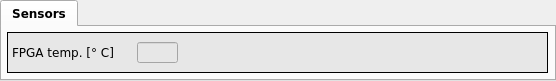
   <widget class="QTabWidget" name="MainSignalWindowTab_4">
    <property name="enabled">
     <bool>true</bool>
    </property>
    <property name="geometry">
     <rect>
      <x>5</x>
      <y>10</y>
      <width>556</width>
      <height>81</height>
     </rect>
    </property>
    <property name="sizePolicy">
     <sizepolicy hsizetype="Expanding" vsizetype="Expanding">
      <horstretch>0</horstretch>
      <verstretch>0</verstretch>
     </sizepolicy>
    </property>
    <property name="minimumSize">
     <size>
      <width>300</width>
      <height>75</height>
     </size>
    </property>
    <property name="font">
     <font>
      <family>DejaVu Sans</family>
      <pointsize>9</pointsize>
      <weight>75</weight>
      <bold>true</bold>
      <kerning>false</kerning>
     </font>
    </property>
    <property name="styleSheet">
     <string notr="true"/>
    </property>
    <property name="currentIndex">
     <number>0</number>
    </property>
    <property name="iconSize">
     <size>
      <width>16</width>
      <height>16</height>
     </size>
    </property>
    <property name="elideMode">
     <enum>Qt::ElideNone</enum>
    </property>
    <property name="usesScrollButtons">
     <bool>false</bool>
    </property>
    <widget class="QWidget" name="tab_4">
     <attribute name="title">
      <string>Sensors</string>
     </attribute>
     <widget class="caFrame" name="caframe_6">
      <property name="geometry">
       <rect>
        <x>5</x>
        <y>5</y>
        <width>541</width>
        <height>41</height>
       </rect>
      </property>
      <property name="styleSheet">
       <string notr="true">background-color: rgb(231, 231, 231);</string>
      </property>
      <property name="frameShape">
       <enum>QFrame::Box</enum>
      </property>
      <property name="frameShadow">
       <enum>QFrame::Plain</enum>
      </property>
      <property name="lineWidth">
       <number>1</number>
      </property>
      <property name="midLineWidth">
       <number>1</number>
      </property>
      <property name="background">
       <color>
        <red>0</red>
        <green>0</green>
        <blue>0</blue>
       </color>
      </property>
      <widget class="caRelatedDisplay" name="bpm_temp">
       <property name="geometry">
        <rect>
         <x>295</x>
         <y>10</y>
         <width>111</width>
         <height>21</height>
        </rect>
       </property>
       <property name="font">
        <font>
         <family>Sans Serif</family>
         <pointsize>10</pointsize>
        </font>
       </property>
       <property name="background">
        <color>
         <red>252</red>
         <green>220</green>
         <blue>123</blue>
        </color>
       </property>
       <property name="labels">
        <string notr="true">BPM T°C</string>
       </property>
       <property name="files">
        <string notr="true">temperatures</string>
       </property>
       <property name="args">
        <string notr="true">MODULE=$(BPM)</string>
       </property>
      </widget>
      <widget class="caRelatedDisplay" name="bpm_temp_2">
       <property name="geometry">
        <rect>
         <x>420</x>
         <y>10</y>
         <width>111</width>
         <height>21</height>
        </rect>
       </property>
       <property name="font">
        <font>
         <family>Sans Serif</family>
         <pointsize>10</pointsize>
        </font>
       </property>
       <property name="background">
        <color>
         <red>252</red>
         <green>220</green>
         <blue>123</blue>
        </color>
       </property>
       <property name="labels">
        <string notr="true">BPM U/I</string>
       </property>
       <property name="files">
        <string notr="true">voltages</string>
       </property>
       <property name="args">
        <string notr="true">MODULE=$(BPM);</string>
       </property>
      </widget>
      <widget class="QLabel" name="label_32">
       <property name="geometry">
        <rect>
         <x>5</x>
         <y>10</y>
         <width>121</width>
         <height>21</height>
        </rect>
       </property>
       <property name="font">
        <font>
         <family>DejaVu Sans</family>
         <pointsize>9</pointsize>
        </font>
       </property>
       <property name="text">
        <string>FPGA temp. [° C]</string>
       </property>
      </widget>
      <widget class="caTextEntry" name="tbtddcsynth_offs_6">
       <property name="geometry">
        <rect>
         <x>130</x>
         <y>10</y>
         <width>41</width>
         <height>21</height>
        </rect>
       </property>
       <property name="font">
        <font>
         <family>Monospace</family>
         <pointsize>10</pointsize>
        </font>
       </property>
       <property name="alignment">
        <set>Qt::AlignRight|Qt::AlignTrailing|Qt::AlignVCenter</set>
       </property>
       <property name="channel" stdset="0">
        <string notr="true">$(BPM):ID_2:value</string>
       </property>
       <property name="background">
        <color>
         <red>255</red>
         <green>255</green>
         <blue>255</blue>
        </color>
       </property>
       <property name="fontScaleMode">
        <enum>caLineEdit::WidthAndHeight</enum>
       </property>
      </widget>
     </widget>
     <widget class="QTabWidget" name="MainSignalWindowTab_5">
      <property name="enabled">
       <bool>true</bool>
      </property>
      <property name="geometry">
       <rect>
        <x>0</x>
        <y>480</y>
        <width>556</width>
        <height>80</height>
       </rect>
      </property>
      <property name="sizePolicy">
       <sizepolicy hsizetype="Expanding" vsizetype="Expanding">
        <horstretch>0</horstretch>
        <verstretch>0</verstretch>
       </sizepolicy>
      </property>
      <property name="minimumSize">
       <size>
        <width>300</width>
        <height>80</height>
       </size>
      </property>
      <property name="font">
       <font>
        <family>DejaVu Sans</family>
        <pointsize>9</pointsize>
        <weight>75</weight>
        <bold>true</bold>
        <kerning>false</kerning>
       </font>
      </property>
      <property name="styleSheet">
       <string notr="true"/>
      </property>
      <property name="currentIndex">
       <number>0</number>
      </property>
      <property name="iconSize">
       <size>
        <width>16</width>
        <height>16</height>
       </size>
      </property>
      <property name="elideMode">
       <enum>Qt::ElideNone</enum>
      </property>
      <property name="usesScrollButtons">
       <bool>false</bool>
      </property>
      <widget class="QWidget" name="tab_5">
       <attribute name="title">
        <string>Sensors</string>
       </attribute>
       <widget class="caFrame" name="caframe_10">
        <property name="geometry">
         <rect>
          <x>5</x>
          <y>5</y>
          <width>541</width>
          <height>41</height>
         </rect>
        </property>
        <property name="styleSheet">
         <string notr="true">background-color: rgb(231, 231, 231);</string>
        </property>
        <property name="frameShape">
         <enum>QFrame::Box</enum>
        </property>
        <property name="frameShadow">
         <enum>QFrame::Plain</enum>
        </property>
        <property name="lineWidth">
         <number>1</number>
        </property>
        <property name="midLineWidth">
         <number>1</number>
        </property>
        <property name="background">
         <color>
          <red>0</red>
          <green>0</green>
          <blue>0</blue>
         </color>
        </property>
        <widget class="caRelatedDisplay" name="bpm_temp_3">
         <property name="geometry">
          <rect>
           <x>295</x>
           <y>10</y>
           <width>111</width>
           <height>21</height>
          </rect>
         </property>
         <property name="font">
          <font>
           <family>Sans Serif</family>
           <pointsize>10</pointsize>
          </font>
         </property>
         <property name="background">
          <color>
           <red>252</red>
           <green>220</green>
           <blue>123</blue>
          </color>
         </property>
         <property name="labels">
          <string notr="true">BPM T°C</string>
         </property>
         <property name="files">
          <string notr="true">temperatures</string>
         </property>
         <property name="args">
          <string notr="true">MODULE=$(BPM);</string>
         </property>
        </widget>
        <widget class="caRelatedDisplay" name="bpm_temp_4">
         <property name="geometry">
          <rect>
           <x>420</x>
           <y>10</y>
           <width>111</width>
           <height>21</height>
          </rect>
         </property>
         <property name="font">
          <font>
           <family>Sans Serif</family>
           <pointsize>10</pointsize>
          </font>
         </property>
         <property name="background">
          <color>
           <red>252</red>
           <green>220</green>
           <blue>123</blue>
          </color>
         </property>
         <property name="labels">
          <string notr="true">BPM U/I</string>
         </property>
         <property name="files">
          <string notr="true">voltages</string>
         </property>
         <property name="args">
          <string notr="true">MODULE=$(BPM);</string>
         </property>
        </widget>
        <widget class="QLabel" name="label_34">
         <property name="geometry">
          <rect>
           <x>5</x>
           <y>10</y>
           <width>151</width>
           <height>21</height>
          </rect>
         </property>
         <property name="font">
          <font>
           <pointsize>10</pointsize>
          </font>
         </property>
         <property name="text">
          <string>FPGA temp. [° C]</string>
         </property>
        </widget>
        <widget class="caLineEdit" name="calineedit_9">
         <property name="geometry">
          <rect>
           <x>155</x>
           <y>10</y>
           <width>46</width>
           <height>21</height>
          </rect>
         </property>
         <property name="font">
          <font>
           <family>Sans Serif</family>
           <pointsize>13</pointsize>
          </font>
         </property>
         <property name="alignment">
          <set>Qt::AlignRight|Qt::AlignTrailing|Qt::AlignVCenter</set>
         </property>
         <property name="channel" stdset="0">
          <string notr="true">$(BPM):ID_2:value</string>
         </property>
         <property name="precision">
          <number>2</number>
         </property>
        </widget>
       </widget>
      </widget>
     </widget>
    </widget>
   </widget>
